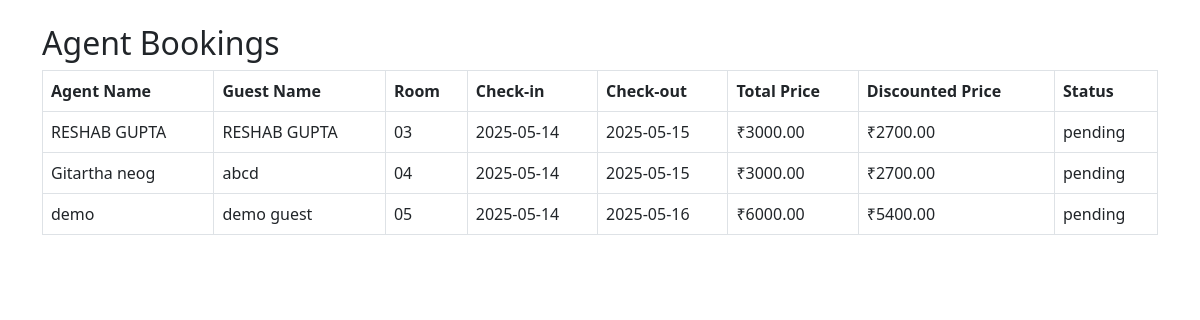
The app's page /admin/admin_bookings.php with its own data.
### tables this page shows
CREATE TABLE `bookings` (
  `id` bigint(20) NOT NULL,
  `user_id` bigint(20) DEFAULT NULL,
  `guest_id` bigint(20) DEFAULT NULL,
  `room_id` bigint(20) NOT NULL,
  `check_in_date` date NOT NULL,
  `check_out_date` date NOT NULL,
  `total_price` decimal(10,2) NOT NULL,
  `discounted_price` decimal(10,2) DEFAULT NULL,
  `status` enum('pending','confirmed','cancelled') DEFAULT 'pending',
  `created_at` timestamp NOT NULL DEFAULT current_timestamp()
);

CREATE TABLE `users` (
  `id` bigint(20) NOT NULL,
  `name` varchar(100) NOT NULL,
  `email` varchar(150) NOT NULL,
  `phone` varchar(20) DEFAULT NULL,
  `password_hash` varchar(255) NOT NULL,
  `role` enum('admin','agent') DEFAULT 'agent',
  `created_at` timestamp NOT NULL DEFAULT current_timestamp(),
  `status` enum('pending','approved') DEFAULT 'pending'
);

CREATE TABLE `guests` (
  `id` bigint(20) NOT NULL,
  `name` varchar(100) NOT NULL,
  `email` varchar(150) DEFAULT NULL,
  `phone` varchar(20) DEFAULT NULL,
  `created_at` timestamp NOT NULL DEFAULT current_timestamp(),
  `user_id` bigint(20) NOT NULL
);

CREATE TABLE `rooms` (
  `id` bigint(20) NOT NULL,
  `property_id` bigint(20) NOT NULL,
  `name` varchar(100) NOT NULL,
  `base_price` decimal(10,2) NOT NULL,
  `description` text DEFAULT NULL,
  `status` enum('available','booked','maintenance') DEFAULT 'available',
  `created_at` timestamp NOT NULL DEFAULT current_timestamp(),
  `room_type` varchar(50) NOT NULL DEFAULT 'single_bed'
);

### admin/admin_bookings.php (the view, shortened to what this page needs)
<?php
require '../config/db.php';
$stmt = $pdo->prepare("
    SELECT b.id, g.name AS guest_name, r.name AS room_name, b.check_in_date, b.check_out_date, b.total_price, b.discounted_price, b.status, u.name AS agent_name
    FROM bookings b
    JOIN guests g ON b.guest_id = g.id
    JOIN rooms r ON b.room_id = r.id
    JOIN users u ON b.user_id = u.id
    WHERE u.role = 'agent'
");
$stmt->execute();
$bookings = $stmt->fetchAll();
?>
<!DOCTYPE html>
<html lang="en">
<head>
    <link href="https://cdn.jsdelivr.net/npm/bootstrap@5.3.0-alpha1/dist/css/bootstrap.min.css" rel="stylesheet">
</head>
<body>
    <div class="container mt-4">
        <h2>Agent Bookings</h2>
        <table class="table table-bordered">
            <thead>
                <tr>
                    <th>Agent Name</th>
                    <th>Guest Name</th>
                    <th>Room</th>
                    <th>Check-in</th>
                    <th>Check-out</th>
                    <th>Total Price</th>
                    <th>Discounted Price</th>
                    <th>Status</th>
                </tr>
            </thead>
            <tbody>
                <?php foreach ($bookings as $booking): ?>
                    <tr>
                        <td><?= htmlspecialchars($booking['agent_name']) ?></td>
                        <td><?= htmlspecialchars($booking['guest_name']) ?></td>
                        <td><?= htmlspecialchars($booking['room_name']) ?></td>
                        <td><?= htmlspecialchars($booking['check_in_date']) ?></td>
                        <td><?= htmlspecialchars($booking['check_out_date']) ?></td>
                        <td>₹<?= htmlspecialchars($booking['total_price']) ?></td>
                        <td>₹<?= htmlspecialchars($booking['discounted_price']) ?></td>
                        <td><?= htmlspecialchars($booking['status']) ?></td>
                    </tr>
                <?php endforeach; ?>
            </tbody>
        </table>
    </div>
</body>
</html>

### records on screen
bookings: user.name "RESHAB GUPTA", guest.name "RESHAB GUPTA", room.name "03", check_in_date "2025-05-14", check_out_date "2025-05-15", total_price "3000.00", discounted_price "2700.00", status "pending"
bookings: user.name "Gitartha neog", guest.name "abcd", room.name "04", check_in_date "2025-05-14", check_out_date "2025-05-15", total_price "3000.00", discounted_price "2700.00", status "pending"
bookings: user.name "demo", guest.name "demo guest", room.name "05", check_in_date "2025-05-14", check_out_date "2025-05-16", total_price "6000.00", discounted_price "5400.00", status "pending"
